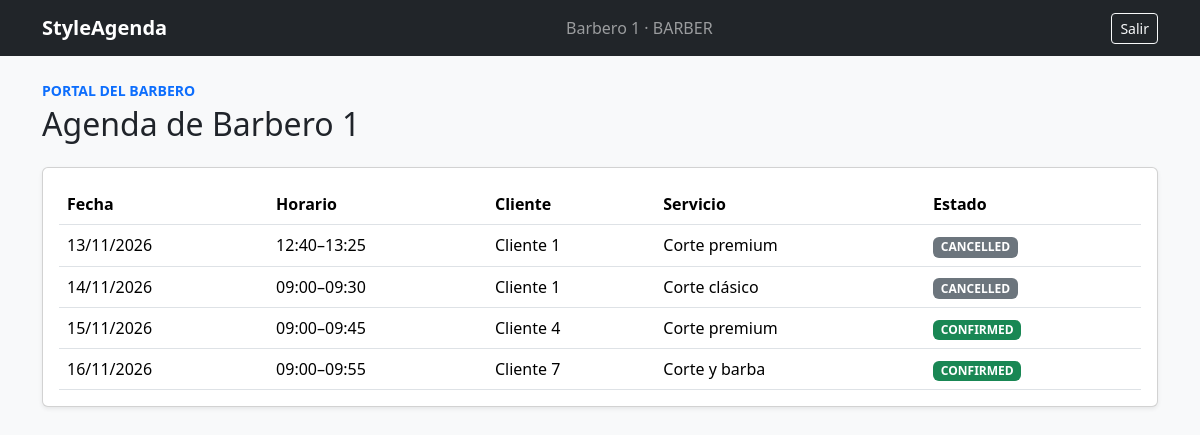
The app's page /barbers/ (signed in) with its own data.
### app/infrastructure/orm/user_model.py (models this page shows)
class UserModel(Base):
    __tablename__ = "users"
    id: Mapped[int] = mapped_column(primary_key=True)
    name: Mapped[str] = mapped_column(String(120), nullable=False)
    email: Mapped[str] = mapped_column(String(255), unique=True, index=True, nullable=False)
    password_hash: Mapped[str] = mapped_column(String(255), nullable=False)
    role: Mapped[UserRole] = mapped_column(SAEnum(UserRole, native_enum=False), nullable=False)

### app/infrastructure/orm/appointment_model.py (models this page shows)
class AppointmentModel(Base):
    __tablename__ = "appointments"
    id: Mapped[int] = mapped_column(primary_key=True)
    client_id: Mapped[int] = mapped_column(ForeignKey("users.id"), index=True, nullable=False)
    barber_id: Mapped[int] = mapped_column(ForeignKey("users.id"), index=True, nullable=False)
    service_id: Mapped[int] = mapped_column(ForeignKey("services.id"), nullable=False)
    start_at: Mapped[datetime] = mapped_column(DateTime(timezone=True), index=True, nullable=False)
    end_at: Mapped[datetime] = mapped_column(DateTime(timezone=True), nullable=False)
    price: Mapped[float] = mapped_column(Numeric(10, 2), nullable=False)
    status: Mapped[AppointmentStatus] = mapped_column(
        SAEnum(AppointmentStatus, native_enum=False), default=AppointmentStatus.CONFIRMED,
        index=True, nullable=False,
    )

### app/infrastructure/orm/service_model.py (models this page shows)
class ServiceModel(Base):
    __tablename__ = "services"
    id: Mapped[int] = mapped_column(primary_key=True)
    name: Mapped[str] = mapped_column(String(80), unique=True, nullable=False)
    description: Mapped[str] = mapped_column(String(500), default="", nullable=False)
    duration_minutes: Mapped[int] = mapped_column(Integer, nullable=False)
    base_price: Mapped[float] = mapped_column(Numeric(10, 2), nullable=False)
    active: Mapped[bool] = mapped_column(Boolean, default=True, nullable=False)

### app/web/routers/barber_portal.py (the view)
@router.get("/", response_class=HTMLResponse, include_in_schema=False)
def agenda(request: Request, session: Session = Depends(get_session),
           user: UserModel = Depends(require_role(UserRole.BARBER))):
    rows = session.execute(select(AppointmentModel, ServiceModel, UserModel).join(
        ServiceModel, AppointmentModel.service_id == ServiceModel.id).join(
        UserModel, AppointmentModel.client_id == UserModel.id).where(
        AppointmentModel.barber_id == user.id).order_by(AppointmentModel.start_at)).all()
    appointments = [{"appointment": a, "service": s, "client": c} for a, s, c in rows]
    return templates.TemplateResponse(request, "barbers/agenda.html",
        {"user": user, "appointments": appointments})

### app/web/templates/barbers/agenda.html (shortened to what this page needs)
{% extends "base.html" %}
{% block content %}<p class="text-uppercase text-primary small fw-bold mb-1">Portal del barbero</p><h1 class="h2 mb-4">Agenda de {{ user.name }}</h1>
<div class="card card-body shadow-sm"><div class="table-responsive"><table class="table align-middle mb-0"><thead><tr><th>Fecha</th><th>Horario</th><th>Cliente</th><th>Servicio</th><th>Estado</th></tr></thead><tbody>
{% for item in appointments %}<tr><td>{{ item.appointment.start_at.strftime('%d/%m/%Y') }}</td><td>{{ item.appointment.start_at.strftime('%H:%M') }}–{{ item.appointment.end_at.strftime('%H:%M') }}</td><td>{{ item.client.name }}</td><td>{{ item.service.name }}</td><td><span class="badge {{ 'text-bg-success' if item.appointment.status.value == 'CONFIRMED' else 'text-bg-secondary' }}">{{ item.appointment.status.value }}</span></td></tr>{% else %}<tr><td colspan="5" class="text-center text-secondary py-4">No tienes citas asignadas.</td></tr>{% endfor %}</tbody></table></div></div>{% endblock %}

### app/web/templates/base.html (shortened to what this page needs)
<!doctype html>
<html lang="es">
<head>
  <link href="https://cdn.jsdelivr.net/npm/bootstrap@5.3.3/dist/css/bootstrap.min.css" rel="stylesheet">
  <link href="/static/css/style.css" rel="stylesheet">
</head>
<body class="bg-light">
{% if user is defined %}
<nav class="navbar navbar-expand-lg navbar-dark bg-dark"><div class="container">
  <a class="navbar-brand fw-bold" href="/">StyleAgenda</a>
  <span class="navbar-text me-3">{{ user.name }} · {{ user.role.value }}</span>
  <form method="post" action="/auth/logout"><button class="btn btn-outline-light btn-sm">Salir</button></form>
</div></nav>
{% endif %}
<main class="container py-4">{% block content %}{% endblock %}</main>
</body></html>

### app/static/css/style.css (style rules this page uses)
body { color: #20242a; }

### records on screen
UserModel: name "Barbero 1", role.value "BARBER"
AppointmentModel: appointment.start_at "13/11/2026", appointment.start_at "12:40", appointment.end_at "13:25", appointment.status.value "CANCELLED"
UserModel: client.name "Cliente 1" "Cliente 1"
ServiceModel: service.name "Corte premium" "Corte premium"
AppointmentModel: appointment.start_at "14/11/2026", appointment.start_at "09:00", appointment.end_at "09:30", appointment.status.value "CANCELLED"
ServiceModel: service.name "Corte clásico"
AppointmentModel: appointment.start_at "15/11/2026", appointment.start_at "09:00", appointment.end_at "09:45", appointment.status.value "CONFIRMED"
UserModel: client.name "Cliente 4"
AppointmentModel: appointment.start_at "16/11/2026", appointment.start_at "09:00", appointment.end_at "09:55", appointment.status.value "CONFIRMED"
UserModel: client.name "Cliente 7"
ServiceModel: service.name "Corte y barba"
